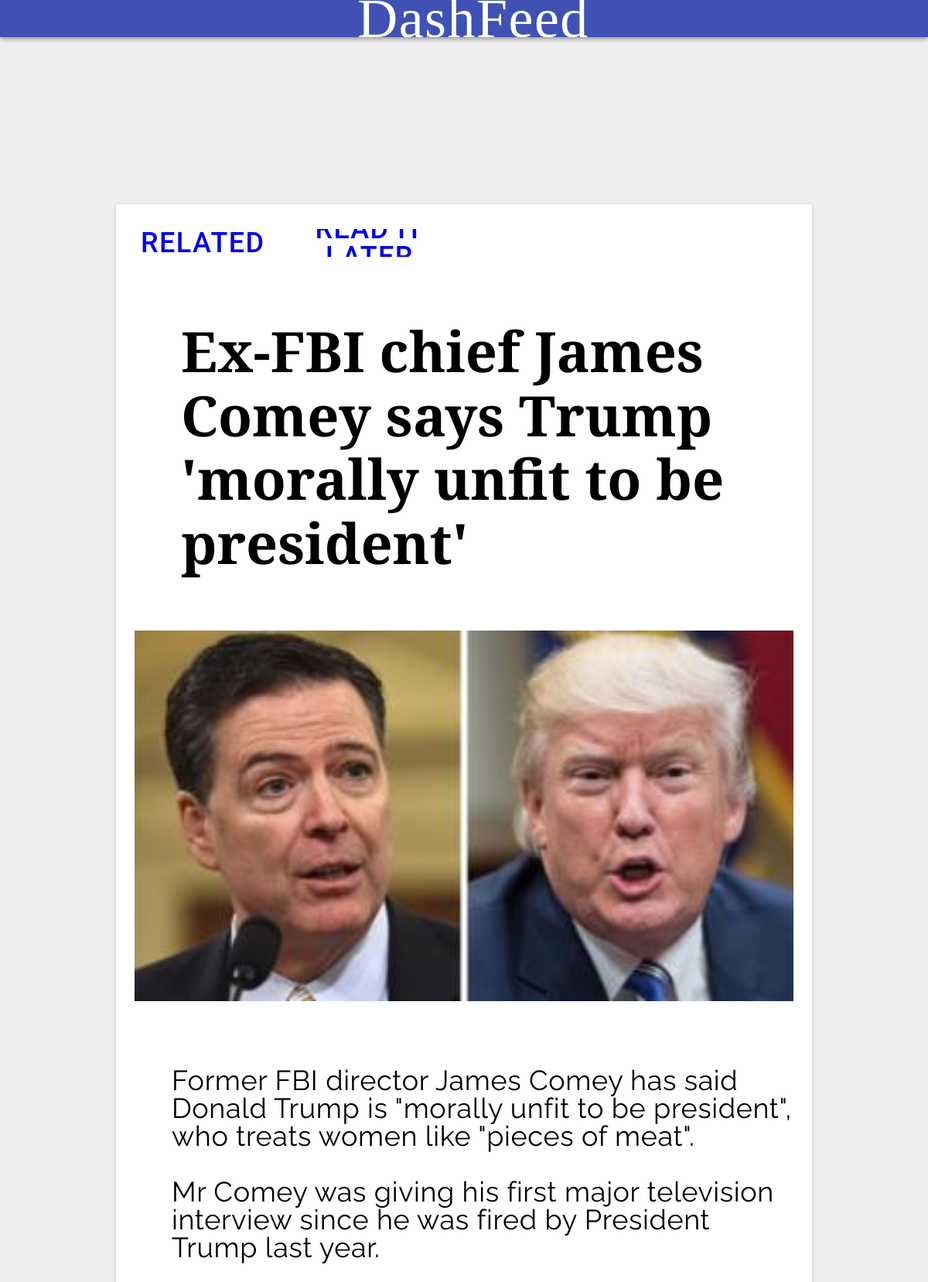
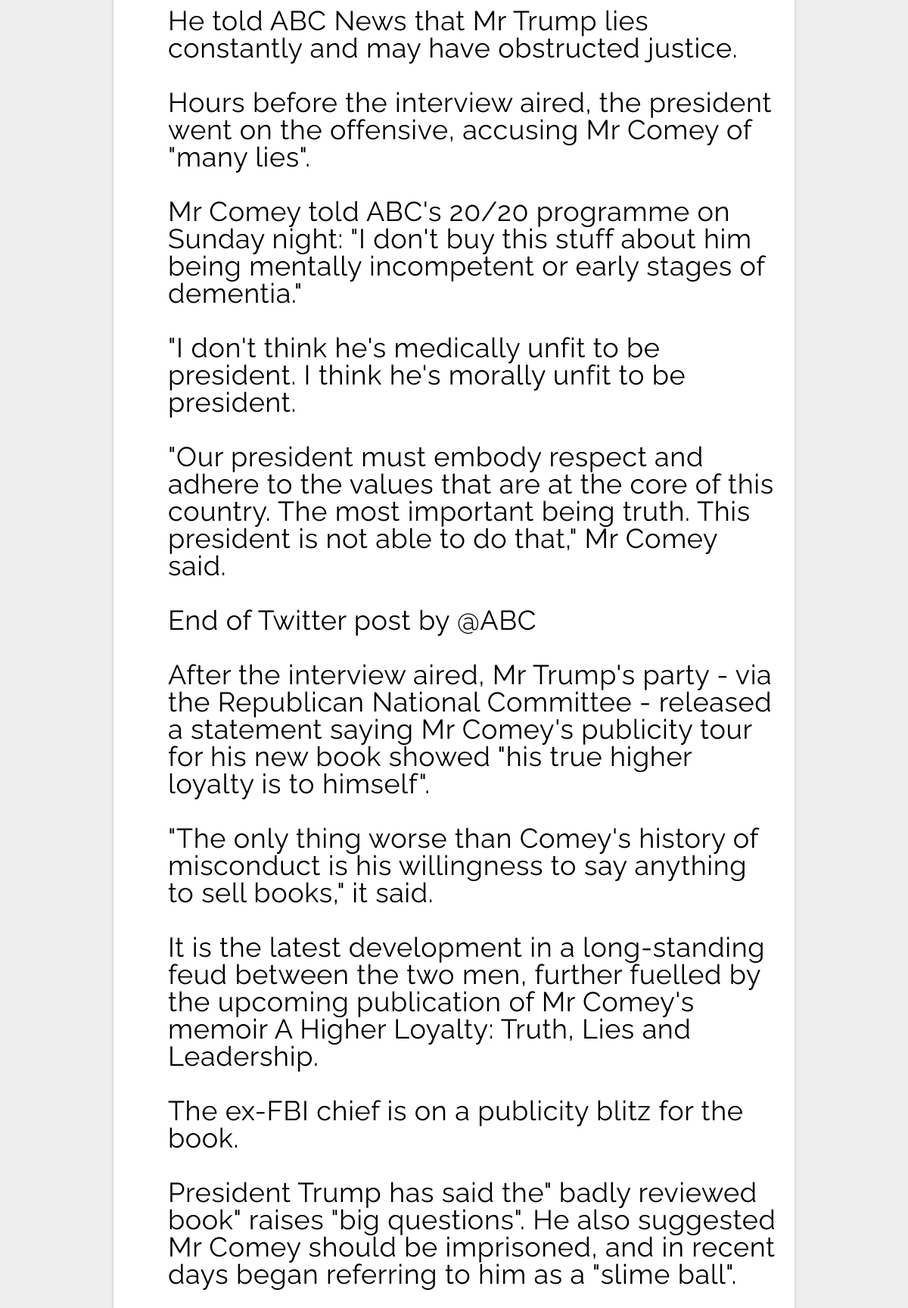
Page /article/1 (signed in, upper part) on the committed database (2 pictures, top to bottom).
### tables this page shows
CREATE TABLE NEWS(id integer PRIMARY KEY AUTOINCREMENT,	title text,subject text,content longtext,rating longint,link text UNIQUE,tags text,img longtext NOT NULL);

### site/index.py (the view, shortened to what this page needs)
@app.route('/article/<int:id>', methods=['GET', 'POST'])
def article(id):
    info = sqlite3.connect('../news.db')
    cursor = info.cursor()
    cursor.execute("SELECT * FROM NEWS WHERE id = %d" % id)
    cont = cursor.fetchone()
    img = cont[7].split(',')
    unrl = request.args.get('unread')
    rl = request.args.get('readlater')
    try:
        if request.method == 'POST':
            comment = request.form['comment']
            cursor.execute('INSERT INTO comment VALUES (?, ?, ?);',
                           (comment, id, session['id'],))
    except BaseException:
        return redirect('/login')
    cursor.execute(
        "SELECT comment.content, user.email FROM comment JOIN user ON comment.user_id = user.id WHERE comment.article_id = %d" % id)
    comments = cursor.fetchall()
    info.commit()
    try:
        if readlater.status(session['id'], id) is True:
            return render_template(
                'article.html', title=cont[1], content=cont[3], image=img[0], id=id, tag=cont[6], url=cont[5], comments=comments, saved=1)
    except BaseException:
        return render_template(
            'article.html', title=cont[1], content=cont[3], image=img[0], id=id, tag=cont[6], url=cont[5], comments=comments)
    return render_template('article.html', title=cont[1], content=cont[3],
                           image=img[0], id=id, tag=cont[6], url=cont[5], comments=comments)

### site/readlater.py (called while the page is built)
def status(user_id, news_id):
    con = sqlite3.connect('../news.db')
    completion = False
    with con:
        cur = con.cursor()
        cur.execute("SELECT * FROM news_user")
        rows = cur.fetchall()
        for row in rows:
            if row is not None:
                dbUser = row[0]
                dbNews = row[1]
                if dbUser == user_id:
                    completion = check_newsid(dbNews, news_id)
    return completion

def check_newsid(dbNews, news_id):
    return dbNews == news_id

### site/templates/article.html (shortened to what this page needs)
<!DOCTYPE html>
<html>
<head>
    <link rel="stylesheet" href="{{ url_for('static', filename='card.css') }}">
    <link rel="stylesheet" href="{{ url_for('static', filename='style.css') }}">
</head>
<body>
    <header class="mdc-toolbar mdc-toolbar--fixed">
        <span class="mdc-toolbar__title logo">
                <div class="font-effect-3d"><a href="/" style="text-decoration: none; text-color: inherit;color: #fff">DashFeed</a></div>
            </span>
    </header>
    <div class="news">
        <div class="mdc-card article">
                <div class="mdc-card__actions">
                        <button class="mdc-button mdc-card__action mdc-card__action--button click"><a href="/tag/{{ tag }}">Related</a></button>
                        {% if saved %}
                        <button class="mdc-button mdc-card__action mdc-card__action--button click"><a href="?unread=1">Remove Bookmark</a></button>
                        {% else %}
                        <button class="mdc-button mdc-card__action mdc-card__action--button click"><a href="?readlater=1">Read It Later</a></button>
                        {% endif %}
                        <iframe src="https://www.facebook.com/plugins/like.php?href={{ url }}&width=450&layout=standard&action=like&size=small&show_faces=true&share=true&height=80&appId" width="450" height="20" style="border:none;overflow:hidden" scrolling="no" frameborder="0" allowTransparency="true" allow="encrypted-media"></iframe>
                </div>
                <h2 class="title">{{ title }}</h2>
                <div class="mdc-card__media mdc-card__media--16-9 image" style="background-image: url({{ url_for('static', filename=image) }});"></div>
                <div class="content">
                    {{ content | safe }}
                </div>
        </div>
    </div>
</body>
</html>

### site/static/style.css (style rules this page uses)
body { display: block; font-family: 'Raleway', sans-serif; font-size: 3vmin; background: #EEEEEE; margin: 2vmin; padding-top: 6vmin; }
a { text-decoration: inherit; }
.click { font-size: 3vmin; }
.logo { font-family: 'Kelly Slab', cursive; font-size: 6vmin; }
.news { display: flex; flex-flow: row wrap; align-items: center; justify-content: center; margin-top: 12vmin; }
.title { font-family: 'Arvo', serif; font-size: 3vmin; margin-left: 1vmin; margin-right: 1vmin; padding: 1vmin; }
.article { margin: 2vmin; width: 75vw; padding: 2vmin; }
.article .title { font-family: 'Arvo', serif; font-size: 6vmin; margin-left: 4vmin; }
.article .content { margin-top: 4vmin; margin-bottom: 4vmin; margin-left: 4vmin; line-height: 4.5vh; letter-spacing: 0.05vw; }

### rows in the picture
NEWS: title "Ex-FBI chief James Comey says Trump 'morally unfit to be president'", content "Former FBI director James Comey has said Donald Trump is \"morally unfit to be president\", who treats women like \"pieces of meat\". Mr Comey was giving his first major television interview since he was fired by President Trump last year. He told ABC News that Mr Trump lies constantly and may have obstructed justice. Hours before the interview aired, the president went on the offensive, accusing Mr Comey of \"many lies\". Mr Comey told ABC's 20/20 programme on Sunday night: \"I don't buy this stuff about him being mentally incompetent or early stages of dementia.\" \"I don't think he's medically unfit to be president. I think he's morally unfit to be president. \"Our president must embody respect…"
